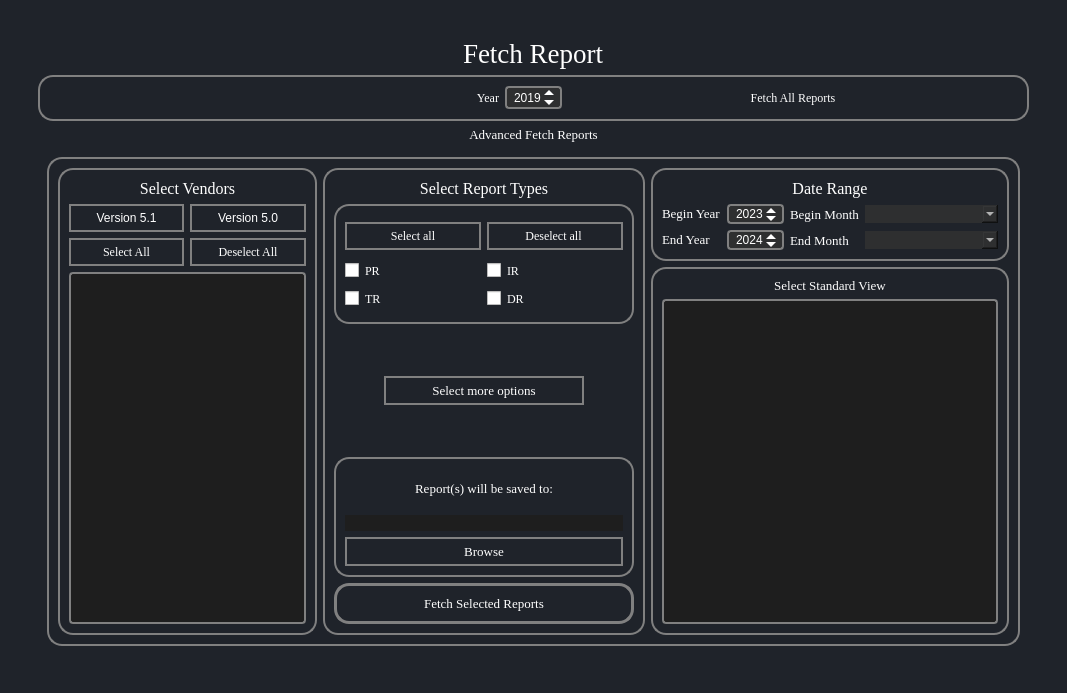
<?xml version="1.0" encoding="UTF-8"?>
<ui version="4.0">
 <class>FetchReports</class>
 <widget class="QWidget" name="FetchReports">
  <property name="geometry">
   <rect>
    <x>0</x>
    <y>0</y>
    <width>1067</width>
    <height>693</height>
   </rect>
  </property>
  <property name="windowTitle">
   <string>MainWindow</string>
  </property>
  <property name="styleSheet">
   <string notr="true">*{
    
border:none;
background-color:transparent;
background:none;
padding:0;
margin:0;
color:#fff;
}



#FetchReports{
background-color:#1f232a;
}
#EditVendor{
background-color:#16191d;
}
QPushButton{
text-align:left;
padding: 5px 10px;

border-top-left-radius:5px;
border-bottom-left-radius:5px;
}
QPushButton:pressed{
background-color:grey;
text-align:left;
padding:2px 10px;
color:white;}</string>
  </property>
  <layout class="QGridLayout" name="gridLayout_4">
   <item row="0" column="0">
    <widget class="QWidget" name="centralwidget" native="true">
     <property name="styleSheet">
      <string notr="true">*{
	
border:none;
background-color:transparent;
background:none;
padding:0;
margin:0;
color:#fff;
}



#manage_vendor_tab{
background-color:#1f232a;
}
#EditVendor{
background-color:#16191d;
}
QPushButton{
text-align:left;
padding: 5px 10px;

border-top-left-radius:5px;
border-bottom-left-radius:5px;
}
QPushButton:pressed{
background-color:grey;
text-align:left;
padding:2px 10px;
color:white;}</string>
     </property>
     <layout class="QGridLayout" name="gridLayout_2">
      <item row="0" column="1">
       <widget class="QWidget" name="widget" native="true">
        <layout class="QGridLayout" name="gridLayout">
         <item row="0" column="0">
          <widget class="QFrame" name="frame">
           <property name="frameShape">
            <enum>QFrame::StyledPanel</enum>
           </property>
           <property name="frameShadow">
            <enum>QFrame::Raised</enum>
           </property>
           <layout class="QGridLayout" name="gridLayout_3">
            <item row="4" column="0">
             <widget class="QFrame" name="frame_4">
              <property name="styleSheet">
               <string notr="true"/>
              </property>
              <property name="frameShape">
               <enum>QFrame::Box</enum>
              </property>
              <property name="frameShadow">
               <enum>QFrame::Sunken</enum>
              </property>
              <layout class="QGridLayout" name="gridLayout_5">
               <item row="1" column="0">
                <widget class="QFrame" name="frame_2">
                 <property name="sizePolicy">
                  <sizepolicy hsizetype="Preferred" vsizetype="Expanding">
                   <horstretch>0</horstretch>
                   <verstretch>0</verstretch>
                  </sizepolicy>
                 </property>
                 <property name="styleSheet">
                  <string notr="true">QFrame{
border: 2px solid grey ; 
border-radius:15px;

}
QPushButton{
border: 2px solid grey ;
border-radius:15px;
hover:grey
}</string>
                 </property>
                 <property name="frameShape">
                  <enum>QFrame::Box</enum>
                 </property>
                 <property name="frameShadow">
                  <enum>QFrame::Sunken</enum>
                 </property>
                 <layout class="QGridLayout" name="gridLayout_7">
                  <item row="1" column="2">
                   <widget class="QFrame" name="frame_6">
                    <property name="enabled">
                     <bool>true</bool>
                    </property>
                    <property name="autoFillBackground">
                     <bool>false</bool>
                    </property>
                    <property name="frameShape">
                     <enum>QFrame::StyledPanel</enum>
                    </property>
                    <property name="frameShadow">
                     <enum>QFrame::Raised</enum>
                    </property>
                    <layout class="QGridLayout" name="gridLayout_11">
                     <item row="0" column="0">
                      <widget class="QLabel" name="lblOptions">
                       <property name="sizePolicy">
                        <sizepolicy hsizetype="Preferred" vsizetype="Minimum">
                         <horstretch>0</horstretch>
                         <verstretch>0</verstretch>
                        </sizepolicy>
                       </property>
                       <property name="font">
                        <font>
                         <family>Georgia</family>
                         <pointsize>10</pointsize>
                         <bold>false</bold>
                        </font>
                       </property>
                       <property name="styleSheet">
                        <string notr="true">QLabel{
border: none ; 
}</string>
                       </property>
                       <property name="text">
                        <string>Select Standard View</string>
                       </property>
                       <property name="alignment">
                        <set>Qt::AlignCenter</set>
                       </property>
                      </widget>
                     </item>
                     <item row="1" column="0">
                      <widget class="QListView" name="standard_report_types_list_view">
                       <property name="sizePolicy">
                        <sizepolicy hsizetype="Preferred" vsizetype="Expanding">
                         <horstretch>0</horstretch>
                         <verstretch>0</verstretch>
                        </sizepolicy>
                       </property>
                       <property name="styleSheet">
                        <string notr="true">color:white;
background-color: #1E1E1E;
border-radius: 4px;
padding: 2px;</string>
                       </property>
                       <property name="movement">
                        <enum>QListView::Static</enum>
                       </property>
                      </widget>
                     </item>
                    </layout>
                   </widget>
                  </item>
                  <item row="0" column="2">
                   <widget class="QFrame" name="frmDateRange">
                    <property name="sizePolicy">
                     <sizepolicy hsizetype="Preferred" vsizetype="Maximum">
                      <horstretch>0</horstretch>
                      <verstretch>0</verstretch>
                     </sizepolicy>
                    </property>
                    <property name="autoFillBackground">
                     <bool>false</bool>
                    </property>
                    <property name="frameShape">
                     <enum>QFrame::StyledPanel</enum>
                    </property>
                    <property name="frameShadow">
                     <enum>QFrame::Raised</enum>
                    </property>
                    <layout class="QGridLayout" name="gridLayout_10">
                     <item row="1" column="0" alignment="Qt::AlignVCenter">
                      <widget class="QLabel" name="lblBeginDate">
                       <property name="font">
                        <font>
                         <family>Georgia</family>
                         <pointsize>10</pointsize>
                        </font>
                       </property>
                       <property name="styleSheet">
                        <string notr="true">QLabel{
border: none ; 
}</string>
                       </property>
                       <property name="text">
                        <string>Begin Year</string>
                       </property>
                      </widget>
                     </item>
                     <item row="2" column="0" alignment="Qt::AlignVCenter">
                      <widget class="QLabel" name="lblEndDate">
                       <property name="font">
                        <font>
                         <family>Georgia</family>
                         <pointsize>10</pointsize>
                        </font>
                       </property>
                       <property name="styleSheet">
                        <string notr="true">QLabel{
border: none ; 
}</string>
                       </property>
                       <property name="text">
                        <string>End Year</string>
                       </property>
                      </widget>
                     </item>
                     <item row="1" column="2">
                      <widget class="QLabel" name="label_3">
                       <property name="font">
                        <font>
                         <family>Georgia</family>
                         <pointsize>10</pointsize>
                        </font>
                       </property>
                       <property name="styleSheet">
                        <string notr="true">Border:none;</string>
                       </property>
                       <property name="text">
                        <string>Begin Month</string>
                       </property>
                      </widget>
                     </item>
                     <item row="2" column="1">
                      <widget class="QDateEdit" name="end_date_edit_fetch_year">
                       <property name="minimumSize">
                        <size>
                         <width>0</width>
                         <height>20</height>
                        </size>
                       </property>
                       <property name="styleSheet">
                        <string notr="true">QDateEdit {
background-color: #2E2F30;
    border: 2px solid #808080;
    border-radius: 4px;
    padding-left: 5px;
}

QDateEdit::up-button, QDateEdit::down-button {
    border: none;
    padding-right: 5px;
}

QDateEdit::up-button {
    subcontrol-position: top right;
}

QDateEdit::down-button {
    subcontrol-position: bottom right;
}

QDateEdit::up-arrow, QDateEdit::down-arrow {
    border: 5px solid rgba(255, 255, 255, 0);
    width: 0;
    height: 0;
}

QDateEdit::up-arrow {
    border-top: none;
    border-bottom-color: white;
}

QDateEdit::down-arrow {
    border-bottom: none;
    border-top-color: white;
}</string>
                       </property>
                       <property name="displayFormat">
                        <string>yyyy</string>
                       </property>
                       <property name="calendarPopup">
                        <bool>false</bool>
                       </property>
                       <property name="date">
                        <date>
                         <year>2024</year>
                         <month>1</month>
                         <day>1</day>
                        </date>
                       </property>
                      </widget>
                     </item>
                     <item row="1" column="1">
                      <widget class="QDateEdit" name="begin_date_edit_fetch_year">
                       <property name="enabled">
                        <bool>true</bool>
                       </property>
                       <property name="sizePolicy">
                        <sizepolicy hsizetype="Fixed" vsizetype="Fixed">
                         <horstretch>0</horstretch>
                         <verstretch>0</verstretch>
                        </sizepolicy>
                       </property>
                       <property name="minimumSize">
                        <size>
                         <width>0</width>
                         <height>20</height>
                        </size>
                       </property>
                       <property name="styleSheet">
                        <string notr="true">QDateEdit {
background-color: #2E2F30;
    border: 2px solid #808080;
    border-radius: 4px;
    padding-left: 5px;
}

QDateEdit::up-button, QDateEdit::down-button {
    border: none;
    padding-right: 5px;
}

QDateEdit::up-button {
    subcontrol-position: top right;
}

QDateEdit::down-button {
    subcontrol-position: bottom right;
}

QDateEdit::up-arrow, QDateEdit::down-arrow {
    border: 5px solid rgba(255, 255, 255, 0);
    width: 0;
    height: 0;
}

QDateEdit::up-arrow {
    border-top: none;
    border-bottom-color: white;
}

QDateEdit::down-arrow {
    border-bottom: none;
    border-top-color: white;
}</string>
                       </property>
                       <property name="dateTime">
                        <datetime>
                         <hour>0</hour>
                         <minute>0</minute>
                         <second>0</second>
                         <year>2023</year>
                         <month>4</month>
                         <day>5</day>
                        </datetime>
                       </property>
                       <property name="displayFormat">
                        <string notr="true">yyyy</string>
                       </property>
                       <property name="calendarPopup">
                        <bool>false</bool>
                       </property>
                       <property name="date">
                        <date>
                         <year>2023</year>
                         <month>4</month>
                         <day>5</day>
                        </date>
                       </property>
                      </widget>
                     </item>
                     <item row="2" column="2">
                      <widget class="QLabel" name="label_4">
                       <property name="font">
                        <font>
                         <family>Georgia</family>
                         <pointsize>10</pointsize>
                        </font>
                       </property>
                       <property name="styleSheet">
                        <string notr="true">Border:none;</string>
                       </property>
                       <property name="text">
                        <string>End Month</string>
                       </property>
                      </widget>
                     </item>
                     <item row="1" column="3">
                      <widget class="QComboBox" name="begin_month_combo_box">
                       <property name="font">
                        <font>
                         <family>Georgia</family>
                         <pointsize>10</pointsize>
                        </font>
                       </property>
                       <property name="styleSheet">
                        <string notr="true">color:white;
border-radius: 0px;
background: #2E2F30;
padding-left: 5px;</string>
                       </property>
                       <property name="sizeAdjustPolicy">
                        <enum>QComboBox::AdjustToMinimumContentsLengthWithIcon</enum>
                       </property>
                       <property name="minimumContentsLength">
                        <number>10</number>
                       </property>
                      </widget>
                     </item>
                     <item row="2" column="3">
                      <widget class="QComboBox" name="end_month_combo_box">
                       <property name="font">
                        <font>
                         <family>Georgia</family>
                         <pointsize>10</pointsize>
                        </font>
                       </property>
                       <property name="styleSheet">
                        <string notr="true">color:white;
border-radius: 0px;
background: #2E2F30;
padding-left: 5px;</string>
                       </property>
                       <property name="sizeAdjustPolicy">
                        <enum>QComboBox::AdjustToMinimumContentsLengthWithIcon</enum>
                       </property>
                       <property name="minimumContentsLength">
                        <number>10</number>
                       </property>
                      </widget>
                     </item>
                     <item row="0" column="0" colspan="4">
                      <widget class="QLabel" name="lblFetchAllReport_4">
                       <property name="sizePolicy">
                        <sizepolicy hsizetype="Preferred" vsizetype="Fixed">
                         <horstretch>0</horstretch>
                         <verstretch>0</verstretch>
                        </sizepolicy>
                       </property>
                       <property name="font">
                        <font>
                         <family>Georgia</family>
                         <pointsize>12</pointsize>
                         <bold>false</bold>
                        </font>
                       </property>
                       <property name="autoFillBackground">
                        <bool>false</bool>
                       </property>
                       <property name="styleSheet">
                        <string notr="true">border:none</string>
                       </property>
                       <property name="text">
                        <string>Date Range</string>
                       </property>
                       <property name="alignment">
                        <set>Qt::AlignCenter</set>
                       </property>
                      </widget>
                     </item>
                    </layout>
                   </widget>
                  </item>
                  <item row="0" column="0" rowspan="2">
                   <widget class="QFrame" name="frmSelectVenders">
                    <property name="autoFillBackground">
                     <bool>false</bool>
                    </property>
                    <property name="styleSheet">
                     <string notr="true">QFrame{
border: 2px solid grey ; 
}</string>
                    </property>
                    <property name="frameShape">
                     <enum>QFrame::StyledPanel</enum>
                    </property>
                    <property name="frameShadow">
                     <enum>QFrame::Raised</enum>
                    </property>
                    <layout class="QGridLayout" name="gridLayout_6">
                     <item row="3" column="1">
                      <widget class="QPushButton" name="deselect_allvendors_button">
                       <property name="font">
                        <font>
                         <family>Georgia</family>
                        </font>
                       </property>
                       <property name="styleSheet">
                        <string notr="true">text-align:center;
</string>
                       </property>
                       <property name="text">
                        <string>Deselect All</string>
                       </property>
                      </widget>
                     </item>
                     <item row="3" column="0">
                      <widget class="QPushButton" name="select_allvendors_button">
                       <property name="font">
                        <font>
                         <family>Georgia</family>
                        </font>
                       </property>
                       <property name="styleSheet">
                        <string notr="true">text-align:center;</string>
                       </property>
                       <property name="text">
                        <string>Select All</string>
                       </property>
                      </widget>
                     </item>
                     <item row="0" column="0" colspan="2">
                      <widget class="QLabel" name="lblFetchAllReport_3">
                       <property name="font">
                        <font>
                         <family>Georgia</family>
                         <pointsize>12</pointsize>
                         <bold>false</bold>
                        </font>
                       </property>
                       <property name="autoFillBackground">
                        <bool>false</bool>
                       </property>
                       <property name="styleSheet">
                        <string notr="true">border:none;</string>
                       </property>
                       <property name="text">
                        <string>Select Vendors</string>
                       </property>
                       <property name="alignment">
                        <set>Qt::AlignCenter</set>
                       </property>
                      </widget>
                     </item>
                     <item row="4" column="0" colspan="2">
                      <widget class="QListView" name="vendors_list_view_fetch">
                       <property name="styleSheet">
                        <string notr="true">

color:white;
background-color: #1E1E1E;
border-radius: 4px;
padding: 2px;

</string>
                       </property>
                      </widget>
                     </item>
                     <item row="1" column="0">
                      <widget class="QPushButton" name="version_51_button">
                       <property name="styleSheet">
                        <string notr="true">text-align:center;</string>
                       </property>
                       <property name="text">
                        <string>Version 5.1</string>
                       </property>
                      </widget>
                     </item>
                     <item row="1" column="1">
                      <widget class="QPushButton" name="version_50_button">
                       <property name="styleSheet">
                        <string notr="true">text-align:center;</string>
                       </property>
                       <property name="text">
                        <string>Version 5.0</string>
                       </property>
                      </widget>
                     </item>
                    </layout>
                   </widget>
                  </item>
                  <item row="0" column="1" rowspan="2">
                   <widget class="QFrame" name="frmSelectReportType">
                    <property name="autoFillBackground">
                     <bool>false</bool>
                    </property>
                    <property name="styleSheet">
                     <string notr="true">QFrame{
border: 2px solid grey ; 
}</string>
                    </property>
                    <property name="frameShape">
                     <enum>QFrame::StyledPanel</enum>
                    </property>
                    <property name="frameShadow">
                     <enum>QFrame::Raised</enum>
                    </property>
                    <layout class="QGridLayout" name="gridLayout_9">
                     <item row="2" column="0" colspan="2">
                      <widget class="QFrame" name="frame_8">
                       <property name="styleSheet">
                        <string notr="true">border:none</string>
                       </property>
                       <property name="frameShape">
                        <enum>QFrame::StyledPanel</enum>
                       </property>
                       <property name="frameShadow">
                        <enum>QFrame::Plain</enum>
                       </property>
                       <layout class="QGridLayout" name="gridLayout_8">
                        <item row="1" column="0">
                         <widget class="QPushButton" name="select_more_options_button">
                          <property name="enabled">
                           <bool>true</bool>
                          </property>
                          <property name="sizePolicy">
                           <sizepolicy hsizetype="Fixed" vsizetype="Fixed">
                            <horstretch>0</horstretch>
                            <verstretch>0</verstretch>
                           </sizepolicy>
                          </property>
                          <property name="maximumSize">
                           <size>
                            <width>200</width>
                            <height>16777215</height>
                           </size>
                          </property>
                          <property name="font">
                           <font>
                            <family>Georgia</family>
                            <pointsize>10</pointsize>
                           </font>
                          </property>
                          <property name="styleSheet">
                           <string notr="true">border:2px solid grey;
text-align:center;</string>
                          </property>
                          <property name="text">
                           <string>Select more options</string>
                          </property>
                         </widget>
                        </item>
                       </layout>
                      </widget>
                     </item>
                     <item row="1" column="0" colspan="2">
                      <widget class="QFrame" name="frame_5">
                       <property name="styleSheet">
                        <string notr="true"/>
                       </property>
                       <property name="frameShape">
                        <enum>QFrame::StyledPanel</enum>
                       </property>
                       <property name="frameShadow">
                        <enum>QFrame::Raised</enum>
                       </property>
                       <layout class="QGridLayout" name="gridLayout_13">
                        <item row="2" column="1">
                         <widget class="QCheckBox" name="dr_master_report_checkbox">
                          <property name="font">
                           <font>
                            <family>Georgia</family>
                           </font>
                          </property>
                          <property name="text">
                           <string>DR</string>
                          </property>
                         </widget>
                        </item>
                        <item row="2" column="0">
                         <widget class="QCheckBox" name="tr_master_report_checkbox">
                          <property name="font">
                           <font>
                            <family>Georgia</family>
                           </font>
                          </property>
                          <property name="text">
                           <string>TR</string>
                          </property>
                         </widget>
                        </item>
                        <item row="1" column="0">
                         <widget class="QCheckBox" name="pr_master_report_checkbox">
                          <property name="font">
                           <font>
                            <family>Georgia</family>
                           </font>
                          </property>
                          <property name="text">
                           <string>PR</string>
                          </property>
                         </widget>
                        </item>
                        <item row="1" column="1">
                         <widget class="QCheckBox" name="ir_master_report_checkbox">
                          <property name="font">
                           <font>
                            <family>Georgia</family>
                           </font>
                          </property>
                          <property name="text">
                           <string>IR</string>
                          </property>
                         </widget>
                        </item>
                        <item row="0" column="0">
                         <widget class="QPushButton" name="select_all_master_reports_button">
                          <property name="font">
                           <font>
                            <family>Georgia</family>
                           </font>
                          </property>
                          <property name="styleSheet">
                           <string notr="true">text-align:center;</string>
                          </property>
                          <property name="text">
                           <string>Select all</string>
                          </property>
                         </widget>
                        </item>
                        <item row="0" column="1">
                         <widget class="QPushButton" name="deselect_all_master_reports_button">
                          <property name="font">
                           <font>
                            <family>Georgia</family>
                           </font>
                          </property>
                          <property name="styleSheet">
                           <string notr="true">text-align:center;</string>
                          </property>
                          <property name="text">
                           <string>Deselect all </string>
                          </property>
                         </widget>
                        </item>
                       </layout>
                      </widget>
                     </item>
                     <item row="0" column="0" colspan="2">
                      <widget class="QLabel" name="lblFetchAllReport_5">
                       <property name="sizePolicy">
                        <sizepolicy hsizetype="Minimum" vsizetype="Fixed">
                         <horstretch>0</horstretch>
                         <verstretch>0</verstretch>
                        </sizepolicy>
                       </property>
                       <property name="font">
                        <font>
                         <family>Georgia</family>
                         <pointsize>12</pointsize>
                         <bold>false</bold>
                        </font>
                       </property>
                       <property name="autoFillBackground">
                        <bool>false</bool>
                       </property>
                       <property name="styleSheet">
                        <string notr="true">border:none</string>
                       </property>
                       <property name="text">
                        <string>Select Report Types</string>
                       </property>
                       <property name="alignment">
                        <set>Qt::AlignCenter</set>
                       </property>
                      </widget>
                     </item>
                     <item row="4" column="0" colspan="2">
                      <widget class="QFrame" name="frame_9">
                       <property name="styleSheet">
                        <string notr="true">b</string>
                       </property>
                       <property name="frameShape">
                        <enum>QFrame::StyledPanel</enum>
                       </property>
                       <property name="frameShadow">
                        <enum>QFrame::Plain</enum>
                       </property>
                       <property name="lineWidth">
                        <number>1</number>
                       </property>
                       <layout class="QGridLayout" name="gridLayout_12">
                        <item row="0" column="0">
                         <widget class="QLabel" name="label_2">
                          <property name="font">
                           <font>
                            <family>Georgia</family>
                            <pointsize>10</pointsize>
                           </font>
                          </property>
                          <property name="styleSheet">
                           <string notr="true">QLabel{
text-align: center;
border:none;
 }
 </string>
                          </property>
                          <property name="text">
                           <string>Report(s) will be saved to:</string>
                          </property>
                          <property name="alignment">
                           <set>Qt::AlignCenter</set>
                          </property>
                         </widget>
                        </item>
                        <item row="1" column="0">
                         <widget class="QLineEdit" name="custom_dir_edit">
                          <property name="styleSheet">
                           <string notr="true">color:white;
background-color: #1E1E1E;</string>
                          </property>
                         </widget>
                        </item>
                        <item row="2" column="0">
                         <widget class="QPushButton" name="custom_dir_button">
                          <property name="font">
                           <font>
                            <family>Georgia</family>
                            <pointsize>10</pointsize>
                           </font>
                          </property>
                          <property name="styleSheet">
                           <string notr="true">text-align:center;</string>
                          </property>
                          <property name="text">
                           <string>Browse</string>
                          </property>
                         </widget>
                        </item>
                       </layout>
                      </widget>
                     </item>
                     <item row="6" column="0" colspan="2" alignment="Qt::AlignHCenter">
                      <widget class="QPushButton" name="fetch_selected_reports_button">
                       <property name="sizePolicy">
                        <sizepolicy hsizetype="Preferred" vsizetype="Fixed">
                         <horstretch>0</horstretch>
                         <verstretch>0</verstretch>
                        </sizepolicy>
                       </property>
                       <property name="minimumSize">
                        <size>
                         <width>300</width>
                         <height>0</height>
                        </size>
                       </property>
                       <property name="maximumSize">
                        <size>
                         <width>200</width>
                         <height>16777215</height>
                        </size>
                       </property>
                       <property name="font">
                        <font>
                         <family>Georgia</family>
                         <pointsize>10</pointsize>
                        </font>
                       </property>
                       <property name="styleSheet">
                        <string notr="true">QPushButton{
border:3px solid grey;
border-color:grey;
text-align:center;
border-radius:15px;
padding-top:10px;
padding-bottom:10px;
}</string>
                       </property>
                       <property name="text">
                        <string>Fetch Selected Reports</string>
                       </property>
                      </widget>
                     </item>
                    </layout>
                   </widget>
                  </item>
                 </layout>
                </widget>
               </item>
              </layout>
             </widget>
            </item>
            <item row="3" column="0">
             <widget class="QLabel" name="lblAdvanceFetchReport">
              <property name="font">
               <font>
                <family>Georgia</family>
                <pointsize>10</pointsize>
                <bold>false</bold>
                <kerning>true</kerning>
               </font>
              </property>
              <property name="autoFillBackground">
               <bool>false</bool>
              </property>
              <property name="styleSheet">
               <string notr="true">QLabel{
border:2px solid grey;
 border:none;}</string>
              </property>
              <property name="text">
               <string>Advanced Fetch Reports</string>
              </property>
              <property name="alignment">
               <set>Qt::AlignCenter</set>
              </property>
             </widget>
            </item>
            <item row="1" column="0" alignment="Qt::AlignHCenter">
             <widget class="QLabel" name="label">
              <property name="sizePolicy">
               <sizepolicy hsizetype="Preferred" vsizetype="Minimum">
                <horstretch>0</horstretch>
                <verstretch>0</verstretch>
               </sizepolicy>
              </property>
              <property name="font">
               <font>
                <family>Georgia</family>
                <pointsize>20</pointsize>
               </font>
              </property>
              <property name="text">
               <string>Fetch Report</string>
              </property>
             </widget>
            </item>
            <item row="2" column="0">
             <widget class="QFrame" name="frame_3">
              <property name="autoFillBackground">
               <bool>false</bool>
              </property>
              <property name="styleSheet">
               <string notr="true">QFrame{
border:2px solid grey;
border-radius:15px;

}</string>
              </property>
              <property name="frameShape">
               <enum>QFrame::StyledPanel</enum>
              </property>
              <property name="frameShadow">
               <enum>QFrame::Sunken</enum>
              </property>
              <layout class="QHBoxLayout" name="horizontalLayout">
               <item>
                <widget class="QLabel" name="lblYear">
                 <property name="font">
                  <font>
                   <family>Georgia</family>
                  </font>
                 </property>
                 <property name="styleSheet">
                  <string notr="true">QLabel{
border: none ; 
alignment: AlignCenter;

}</string>
                 </property>
                 <property name="text">
                  <string>Year</string>
                 </property>
                 <property name="alignment">
                  <set>Qt::AlignRight|Qt::AlignTrailing|Qt::AlignVCenter</set>
                 </property>
                </widget>
               </item>
               <item>
                <widget class="QDateEdit" name="All_reports_edit_fetch">
                 <property name="sizePolicy">
                  <sizepolicy hsizetype="Fixed" vsizetype="Fixed">
                   <horstretch>200</horstretch>
                   <verstretch>0</verstretch>
                  </sizepolicy>
                 </property>
                 <property name="minimumSize">
                  <size>
                   <width>0</width>
                   <height>23</height>
                  </size>
                 </property>
                 <property name="styleSheet">
                  <string notr="true">QDateEdit {
background-color: #2E2F30;
    border: 2px solid #808080;
    border-radius: 4px;
    padding-left: 5px;
}

QDateEdit::up-button, QDateEdit::down-button {
    border: none;
    padding-right: 5px;
}

QDateEdit::up-button {
    subcontrol-position: top right;
}

QDateEdit::down-button {
    subcontrol-position: bottom right;
}

QDateEdit::up-arrow, QDateEdit::down-arrow {
    border: 5px solid rgba(255, 255, 255, 0);
    width: 0;
    height: 0;
}

QDateEdit::up-arrow {
    border-top: none;
    border-bottom-color: white;
}

QDateEdit::down-arrow {
    border-bottom: none;
    border-top-color: white;
}</string>
                 </property>
                 <property name="dateTime">
                  <datetime>
                   <hour>0</hour>
                   <minute>0</minute>
                   <second>0</second>
                   <year>2019</year>
                   <month>12</month>
                   <day>22</day>
                  </datetime>
                 </property>
                 <property name="displayFormat">
                  <string>yyyy</string>
                 </property>
                </widget>
               </item>
               <item>
                <widget class="QPushButton" name="fetch_all_data_button">
                 <property name="font">
                  <font>
                   <family>Georgia</family>
                  </font>
                 </property>
                 <property name="styleSheet">
                  <string notr="true">text-align:center;</string>
                 </property>
                 <property name="text">
                  <string>Fetch All Reports</string>
                 </property>
                </widget>
               </item>
              </layout>
             </widget>
            </item>
           </layout>
          </widget>
         </item>
        </layout>
       </widget>
      </item>
     </layout>
    </widget>
   </item>
  </layout>
  <widget class="QStatusBar" name="statusbar">
   <property name="geometry">
    <rect>
     <x>0</x>
     <y>0</y>
     <width>3</width>
     <height>21</height>
    </rect>
   </property>
  </widget>
 </widget>
 <resources/>
 <connections/>
</ui>
